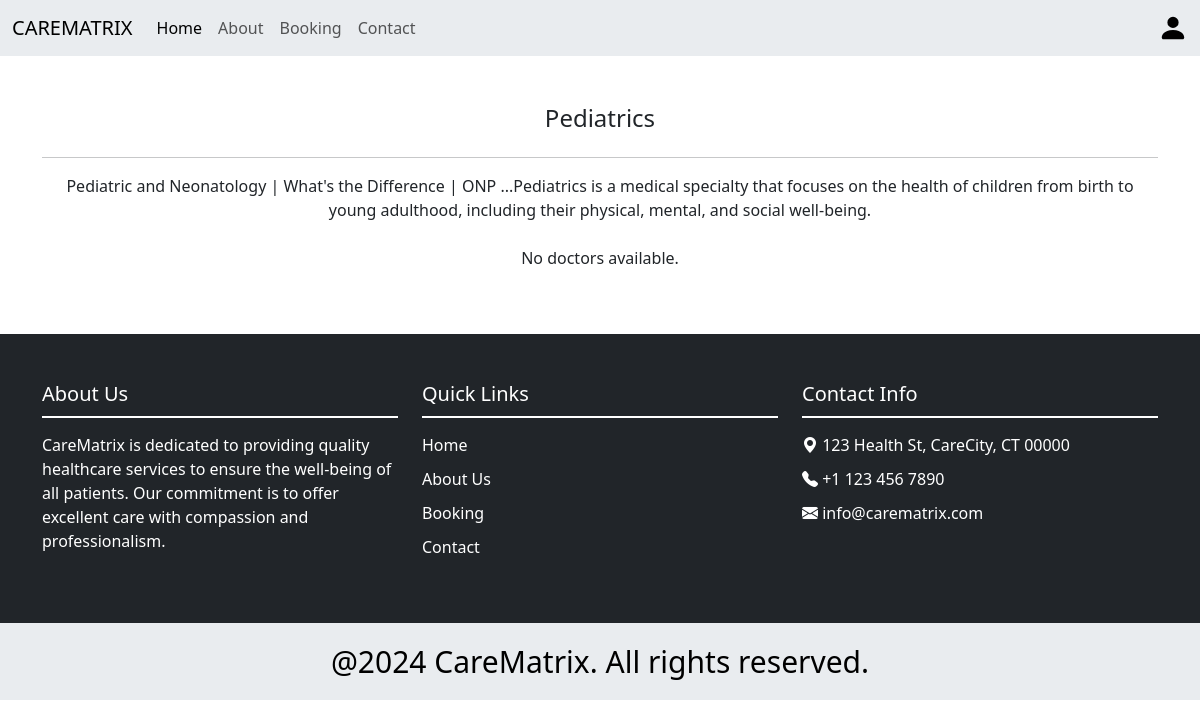
The app's page /department_doctors/2, older data.
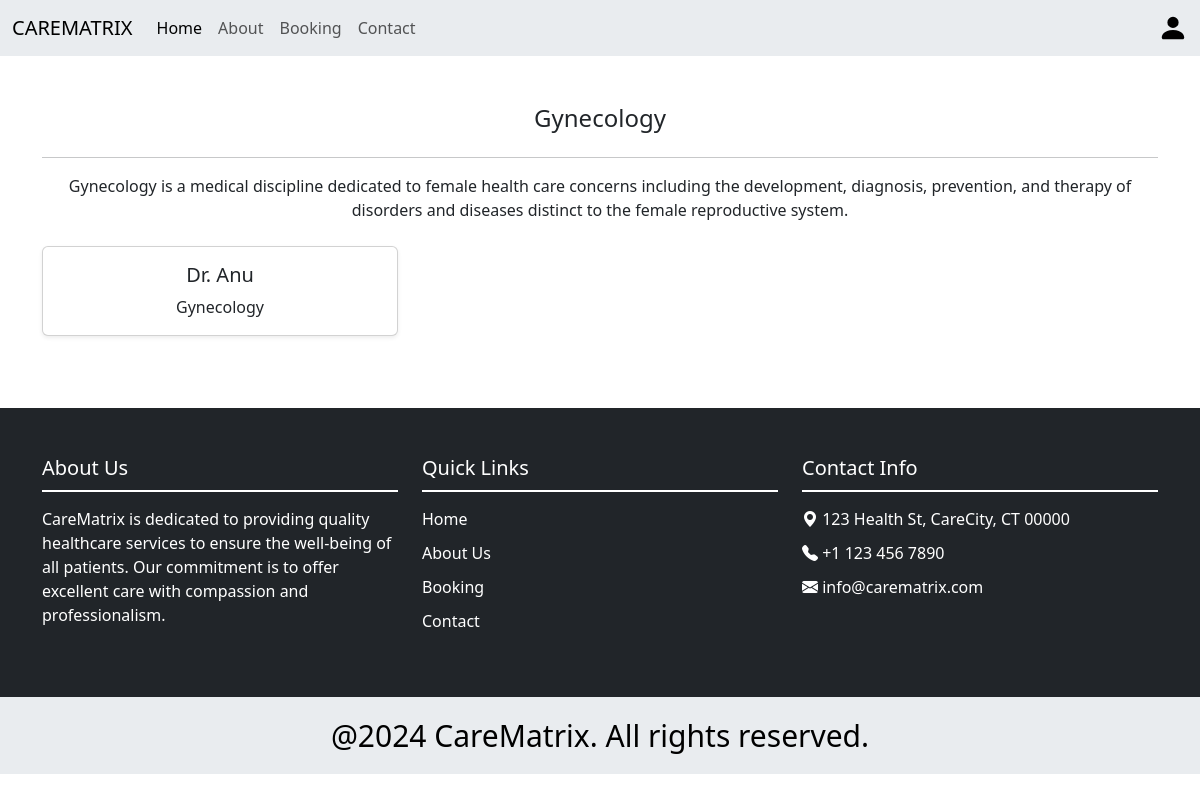
The same page, newer data.
### app/models.py (models this page shows, shortened)
class Departments(models.Model):
    dep_name=models.CharField(max_length=100)
    dep_description=models.TextField()
    def __str__(self):
            return self.dep_name

class Doctors(models.Model):
    doc = models.ForeignKey(CustomUser,on_delete=models.CASCADE)
    name=models.CharField(max_length=100)
    speciality=models.CharField(max_length=100)
    department=models.CharField(max_length=100)
    image=models.FileField()

### app/views.py (the view)
# urls.py: path('department_doctors/<int:department_id>', views.department_doctors, name='department_doctors'),
def department_doctors(request, department_id):
    department1 = Departments.objects.get(id=department_id)
    doctors = Doctors.objects.filter(department=department1.dep_name)
    return render(request, 'users/department_doctors.html', {'doctors': doctors, 'department': department1})

### template/users/department_doctors.html (shortened to what this page needs)
{% extends 'users/base.html' %}
{% block content %}
{% load static %}
<div class="container mt-5">
    <h4 class="text-center mb-4 text-dark">{{ department }}</h4>
    <hr>
    <p class="text-center mb-4">{{ department.dep_description }}</p>
    <div class="row">
        {% for doctor in doctors %}
        <div class="col-md-4 mb-4" >
            <div class="card shadow-sm">
                <div class="card-body text-center">
                    <h5 class="card-title">Dr. {{ doctor.name }}</h5>
                    <p class="card-text">{{ doctor.department }}</p>
                </div>
            </div>
        </div>
        {% empty %}
        <div class="col-12 text-center">
            <p>No doctors available.</p>
        </div>
        {% endfor %}
    </div>
</div>
{% endblock %}

Row changes from the older to the newer data that the page shows:
changed Departments: dep_name "Pediatrics" → "Gynecology"; dep_description "Pediatric and Neonatology | What's the Difference | ONP ...Pediatrics is a medical specialty that focuses on the health of children from birth to young adulthood, including their physical, mental, and social well-being." → "Gynecology is a medical discipline dedicated to female health care concerns including the development, diagnosis, prevention, and therapy of disorders and diseases distinct to the female reproductive system."
now on this page (row edited): Doctors: name "Anu", department "Gynecology"
Text that changed along with them:
text no longer shown: "No doctors available."
